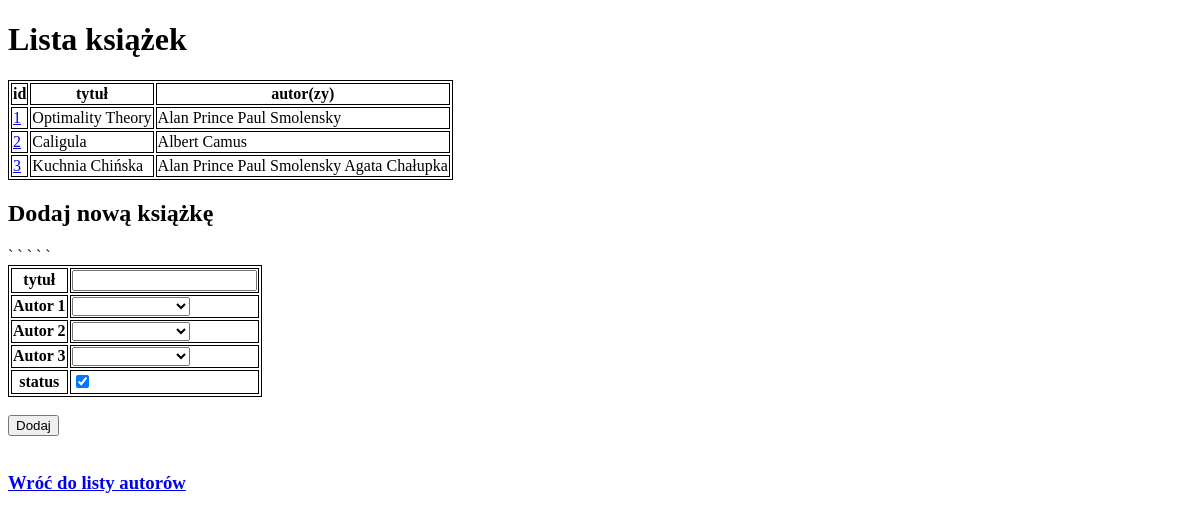
/books/, run on an earlier commit of the app's database.
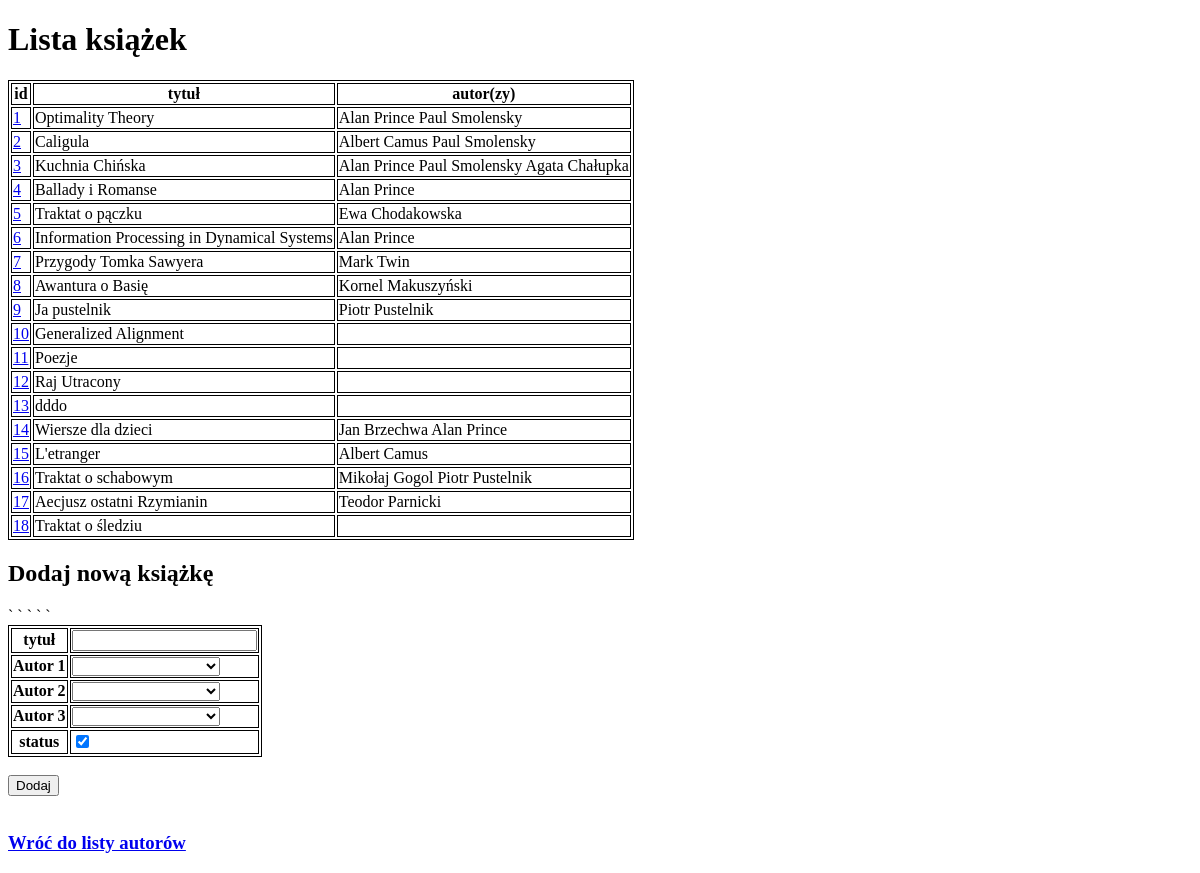
And on a later commit of the database.
### app/models.py (models this page shows, shortened)
class Book(db.Model):
    __tablename__ = 'book'
    id = db.Column(db.Integer, primary_key=True)
    title = db.Column(db.String(100))
    authors = db.relationship("Author",
                              secondary=association_table,
                              lazy="subquery",
                              backref=db.backref('book', lazy=True))
    borrows = db.relationship("Borrow", backref="book", lazy="dynamic")

class Author(db.Model):
    __tablename__ = 'author'
    id = db.Column(db.Integer, primary_key=True)
    name = db.Column(db.String(50))
    books = db.relationship("Book",
                            secondary=association_table, lazy="subquery",
                            backref=db.backref('author', lazy=True))

### app/routes.py (the view, shortened to what this page needs)
@app.route('/books/', methods=["GET", "POST"])
def books_list():
    form = BookForm()
    books = Book.query.all()
    authors_names = [author.name for author in Author.query.all()]
    error = None
    return render_template("books.html", books=books,
                           form=form, error=error)

### app/forms2.py
class BookForm(FlaskForm):
    title = StringField("tytuł", validators=[DataRequired()])
    author1 = SelectField("Autor 1")
    author2 = SelectField("Autor 2")
    author3 = SelectField("Autor 3")
    status = BooleanField("status", default=True)
    def __init__(self):
        super(BookForm, self).__init__()
        self.author1.choices = [''] +\
                               [author.name for author in Author.query.all()]
        self.author2.choices = [''] +\
                               [author.name for author in Author.query.all()]
        self.author3.choices = [''] +\
                               [author.name for author in Author.query.all()]

### app/templates/books.html (shortened to what this page needs)
<!DOCTYPE html>
<html lang="en">
<head>
</head>
<body>
<h1>Lista książek</h1>
<table>
    <thead>
    <th>id</th>
    <th>tytuł</th>
    <th>autor(zy)</th>
    </thead>
    {% for book in books %}
    <tr>
        <td><a href="/books/{{ loop.index }}">{{ book.id }}</a></td>
        <td>{{ book.title }}</td>
        <td>{% for author in book.authors %}{{ author.name }} {% endfor %}</td>
    </tr>
    {% endfor %}
</table>
<div>
    <h2> Dodaj nową książkę </h2>
    <form method="POST" action="/books/">
        <table>
            {% for field in form if field.widget.input_type != 'hidden' %}
                <tr>
                    <th>{{field.label}}</th>
                    <td>{{ field }}</td>
                </tr>`
            {% endfor %}
        </table>
        <br>
        <input type="submit" value="Dodaj">
    </form>
    <br>
    <h3><a href="/authors/">Wróć do listy autorów</a></h3>
</div>
</body>
</html>

What changed in the data, as far as the page shows it:
changed Book "Caligula": gains Author (name "Paul Smolensky")
added Book: id "4", title "Ballady i Romanse", Author (name "Alan Prince")
added Book: id "5", title "Traktat o pączku"
added Author: name "Ewa Chodakowska", shown under "5"
added Book: id "6", title "Information Processing in Dynamical Systems", Author (name "Alan Prince")
added Book: id "7", title "Przygody Tomka Sawyera"
added Author: name "Mark Twin", shown under "7"
added Book: id "8", title "Awantura o Basię"
added Author: name "Kornel Makuszyński", shown under "8"
added Book: id "9", title "Ja pustelnik"
added Author: name "Piotr Pustelnik"
added Book: id "10", title "Generalized Alignment"
added Book: id "11", title "Poezje"
added Book: id "12", title "Raj Utracony"
added Book: id "13", title "dddo"
added Book: id "14", title "Wiersze dla dzieci", Author (name "Alan Prince")
added Author: name "Jan Brzechwa", shown under "14"
added Book: id "15", title "L'etranger", Author (name "Albert Camus")
added Book: id "16", title "Traktat o schabowym"
added Author: name "Mikołaj Gogol", shown under "16"
added Book: id "17", title "Aecjusz ostatni Rzymianin"
added Author: name "Teodor Parnicki", shown under "17"
added Book: id "18", title "Traktat o śledziu"
